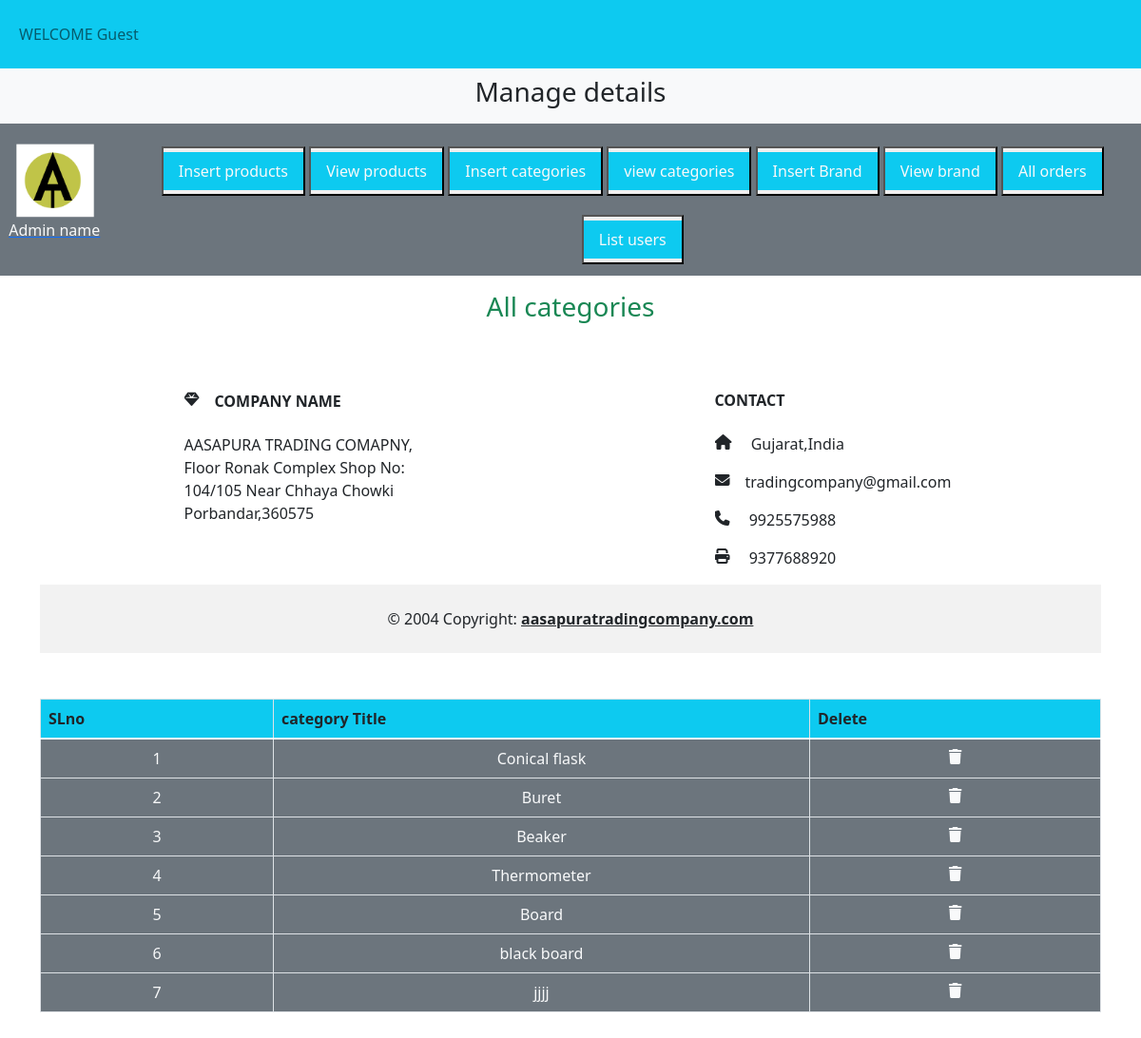
The page /admin_area/index.php?view_categories on the database its author committed.
### tables this page shows
CREATE TABLE `categories` (
  `category_id` int(11) NOT NULL,
  `category_title` varchar(100) NOT NULL
);

### admin_area/view_categories.php (the view)
<h3 class="text-center text-success">All categories</h3>
<table class="table table-bordered mt-5">
    <thead class="bg-info">
        <tr>
            <th>SLno</th>
            <th>category Title</th>
            <th>Delete</th>
        </tr>
    </thead>
    <tbody class="bg-secondary text-light">
        <?php
        $select_cat="select * from `categories`";
        $result=mysqli_query($con,$select_cat);
        $number=0;
        while($row=mysqli_fetch_assoc($result)){
            $category_id=$row['category_id'];
            $category_title=$row['category_title'];
            $number++;
        ?>
        <tr class="text-center">
            <td><?php  echo $number; ?></td>
            <td><?php echo $category_title; ?></td>
           <td><a href='index.php?delete_category=<?php  echo $category_id?>' class='text-light'><i class='fa-solid fa-trash'></i></td>
        </tr>
        <?php
        }
        ?>
    </tbody>

### h.css (style rules this page uses)
* { margin: 0; padding: 0; box-sizing: border-box; overflow-x: hidden; }

### rows shown on the page
categories: category_title "Conical flask"
categories: category_title "Buret"
categories: category_title "Beaker"
categories: category_title "Thermometer"
categories: category_title "Board"
categories: category_title "black board"
categories: category_title "jjjj"
